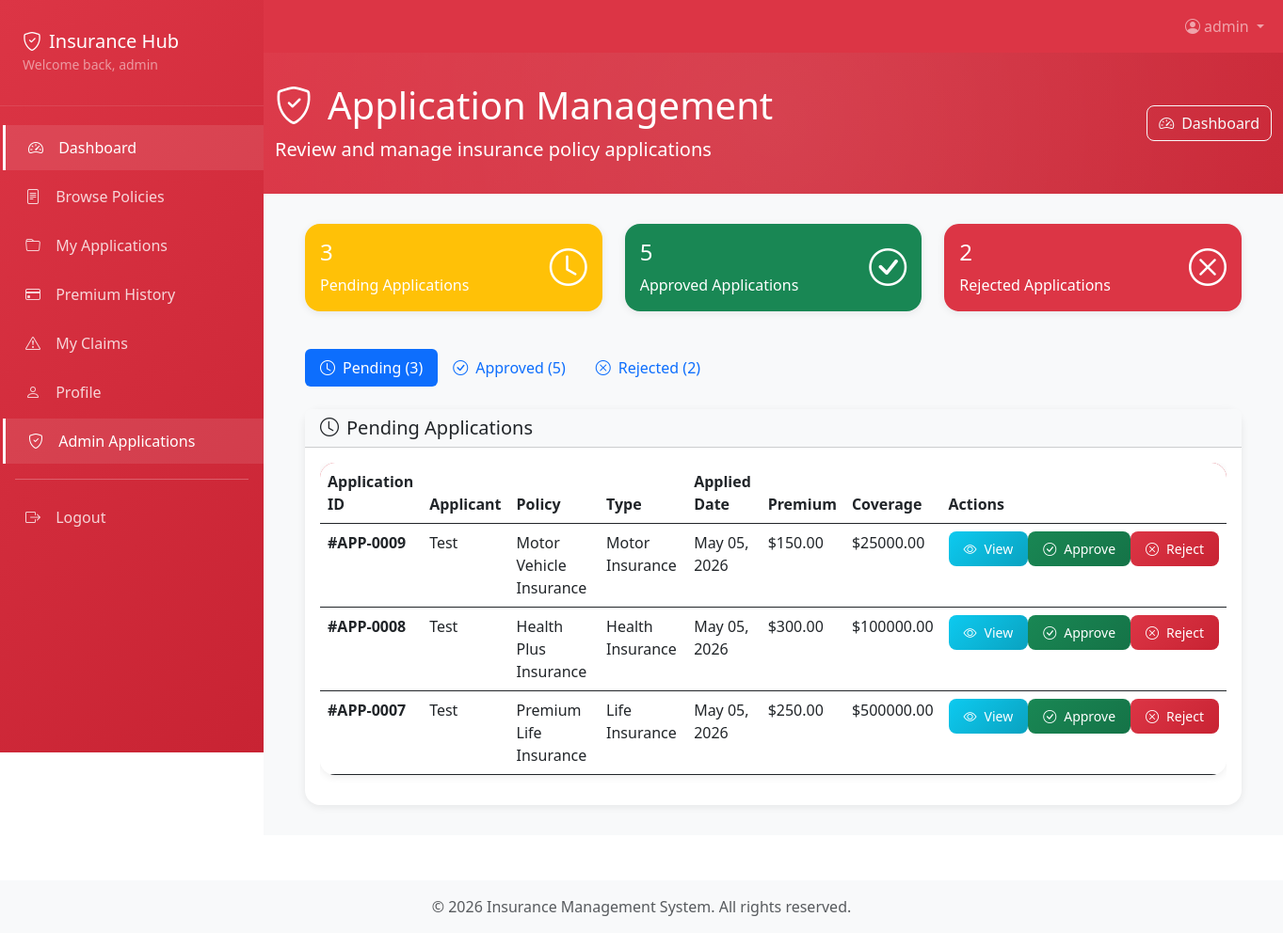
/accounts/admin/applications/ (signed in), run on the app's committed database.
### policies/models.py (models this page shows, shortened)
class Application(models.Model):
    STATUS_CHOICES = [
        ('Pending', 'Pending'),
        ('Approved', 'Approved'),
        ('Rejected', 'Rejected'),
    ]
    client = models.ForeignKey(User, on_delete=models.CASCADE, related_name='applications')
    policy = models.ForeignKey(Policy, on_delete=models.CASCADE, related_name='applications')
    status = models.CharField(max_length=10, choices=STATUS_CHOICES, default='Pending')
    applied_date = models.DateTimeField(auto_now_add=True)
    updated_at = models.DateTimeField(auto_now=True)
    approved_date = models.DateTimeField(blank=True, null=True)
    rejected_date = models.DateTimeField(blank=True, null=True)
    notes = models.TextField(blank=True, null=True)
    class Meta:
        verbose_name = "Policy Application"
        verbose_name_plural = "Policy Applications"
        ordering = ['-applied_date']

class Policy(models.Model):
    POLICY_TYPES = [
        ('Life', 'Life Insurance'),
        ('Motor', 'Motor Insurance'),
        ('Health', 'Health Insurance'),
    ]
    name = models.CharField(max_length=100)
    type = models.CharField(max_length=10, choices=POLICY_TYPES)
    premium_amount = models.DecimalField(max_digits=10, decimal_places=2)
    coverage_amount = models.DecimalField(max_digits=10, decimal_places=2)
    duration_months = models.PositiveIntegerField()
    description = models.TextField(blank=True, null=True)
    created_at = models.DateTimeField(auto_now_add=True)
    updated_at = models.DateTimeField(auto_now=True)
    is_active = models.BooleanField(default=True)
    class Meta:
        verbose_name = "Policy"
        verbose_name_plural = "Policies"
        ordering = ['-created_at']

### accounts/views.py (the view)
# urls.py: path('admin/applications/', views.admin_applications_view, name='admin_applications'),
@login_required
def admin_applications_view(request):
    if not request.user.is_superuser:
        messages.error(request, 'You do not have permission to access this page.')
        return redirect('accounts:dashboard')
    from policies.models import Application
    pending_applications = Application.objects.filter(status='Pending')
    approved_applications = Application.objects.filter(status='Approved')
    rejected_applications = Application.objects.filter(status='Rejected')
    context = {
        'pending_applications': pending_applications,
        'approved_applications': approved_applications,
        'rejected_applications': rejected_applications,
    }
    return render(request, 'accounts/admin_applications.html', context)

### templates/accounts/admin_applications.html (shortened to what this page needs)
{% extends 'base_auth.html' %}
{% block content %}
<div class="page-header">
    <div class="container position-relative">
        <div class="row align-items-center">
            <div class="col-md-8">
                <h1 class="mb-2">
                    <i class="bi bi-shield-check me-3"></i>Application Management
                </h1>
                <p class="lead mb-0 opacity-90">Review and manage insurance policy applications</p>
            </div>
            <div class="col-md-4 text-md-end">
                <div class="d-flex gap-2 justify-content-md-end">
                    <a href="{% url 'accounts:dashboard' %}" class="btn btn-outline-light">
                        <i class="bi bi-speedometer2 me-2"></i>Dashboard
                    </a>
                </div>
            </div>
        </div>
    </div>
</div>
<div class="container">
    <div class="row mb-4">
        <div class="col-md-4 mb-3">
            <div class="card bg-warning text-white">
                <div class="card-body">
                    <div class="d-flex justify-content-between">
                        <div>
                            <h4 class="card-title">{{ pending_applications.count }}</h4>
                            <p class="card-text">Pending Applications</p>
                        </div>
                        <div class="align-self-center">
                            <i class="bi bi-clock fs-1"></i>
                        </div>
                    </div>
                </div>
            </div>
        </div>
        <div class="col-md-4 mb-3">
            <div class="card bg-success text-white">
                <div class="card-body">
                    <div class="d-flex justify-content-between">
                        <div>
                            <h4 class="card-title">{{ approved_applications.count }}</h4>
                            <p class="card-text">Approved Applications</p>
                        </div>
                        <div class="align-self-center">
                            <i class="bi bi-check-circle fs-1"></i>
                        </div>
                    </div>
                </div>
            </div>
        </div>
        <div class="col-md-4 mb-3">
            <div class="card bg-danger text-white">
                <div class="card-body">
                    <div class="d-flex justify-content-between">
                        <div>
                            <h4 class="card-title">{{ rejected_applications.count }}</h4>
                            <p class="card-text">Rejected Applications</p>
                        </div>
                        <div class="align-self-center">
                            <i class="bi bi-x-circle fs-1"></i>
                        </div>
                    </div>
                </div>
            </div>
        </div>
    </div>
    <div class="row mb-4">
        <div class="col-12">
            <ul class="nav nav-pills" role="tablist">
                <li class="nav-item">
                    <a class="nav-link active" data-bs-toggle="pill" href="#pending">
                        <i class="bi bi-clock me-2"></i>Pending ({{ pending_applications.count }})
                    </a>
                </li>
                <li class="nav-item">
                    <a class="nav-link" data-bs-toggle="pill" href="#approved">
                        <i class="bi bi-check-circle me-2"></i>Approved ({{ approved_applications.count }})
                    </a>
                </li>
                <li class="nav-item">
                    <a class="nav-link" data-bs-toggle="pill" href="#rejected">
                        <i class="bi bi-x-circle me-2"></i>Rejected ({{ rejected_applications.count }})
                    </a>
                </li>
            </ul>
        </div>
    </div>
    <div class="tab-content">
        <div class="tab-pane fade show active" id="pending">
            <div class="card">
                <div class="card-header bg-light">
                    <h5 class="mb-0">
                        <i class="bi bi-clock me-2"></i>Pending Applications
                    </h5>
                </div>
                <div class="card-body">
                    {% if pending_applications %}
                    <div class="table-responsive">
                        <table class="table admin-table">
                            <thead>
                                <tr>
                                    <th>Application ID</th>
                                    <th>Applicant</th>
                                    <th>Policy</th>
                                    <th>Type</th>
                                    <th>Applied Date</th>
                                    <th>Premium</th>
                                    <th>Coverage</th>
                                    <th>Actions</th>
                                </tr>
                            </thead>
                            <tbody>
                                {% for app in pending_applications %}
                                <tr>
                                    <td><strong>#APP-{{ app.id|stringformat:"04d" }}</strong></td>
                                    <td>{{ app.client.first_name|default:app.client.username }} {{ app.profile.surname|default:"" }}</td>
                                    <td>{{ app.policy.name }}</td>
                                    <td>{{ app.policy.get_type_display }}</td>
                                    <td>{{ app.applied_date|date:"M d, Y" }}</td>
                                    <td>${{ app.policy.premium_amount|floatformat:2 }}</td>
                                    <td>${{ app.policy.coverage_amount|floatformat:2 }}</td>
                                    <td>
                                        <div class="btn-group" role="group">
                                            <a href="{% url 'policies:application_detail' app.pk %}" class="action-btn view">
                                                <i class="bi bi-eye"></i> View
                                            </a>
                                            <form method="post" action="{% url 'accounts:approve_application' app.pk %}" style="display: inline;">
                                                <button type="submit" class="action-btn approve" onclick="return confirm('Are you sure you want to approve this application? Premiums will be automatically generated.')">
                                                    <i class="bi bi-check-circle"></i> Approve
                                                </button>
                                            </form>
                                            <form method="post" action="{% url 'accounts:reject_application' app.pk %}" style="display: inline;">
                                                <button type="submit" class="action-btn reject" onclick="return confirm('Are you sure you want to reject this application?')">
                                                    <i class="bi bi-x-circle"></i> Reject
                                                </button>
                                            </form>
                                        </div>
                                    </td>
                                </tr>
                                {% endfor %}
                            </tbody>
                        </table>
                    </div>
                    {% else %}
                    <div class="text-center py-5">
                        <i class="bi bi-clock fs-1 text-muted mb-3"></i>
                        <h5 class="text-muted">No pending applications</h5>
                        <p class="text-muted">All applications have been processed.</p>
                    </div>
                    {% endif %}
                </div>
            </div>
        </div>
    </div>
</div>
{% endblock %}

### templates/base_auth.html (shortened to what this page needs)
<!DOCTYPE html>
<html lang="en">
<head>
    <link href="https://cdn.jsdelivr.net/npm/bootstrap@5.3.0/dist/css/bootstrap.min.css" rel="stylesheet">
    <link rel="stylesheet" href="https://cdn.jsdelivr.net/npm/bootstrap-icons@1.11.0/font/bootstrap-icons.css">
</head>
<body>
    <nav class="navbar navbar-expand-lg navbar-dark bg-primary">
        <div class="container">
            <div class="collapse navbar-collapse" id="navbarNav">
                {% if not user.is_authenticated %}
                <ul class="navbar-nav me-auto">
                    <li class="nav-item">
                        <a class="nav-link" href="{% url 'home' %}">Home</a>
                    </li>
                    <li class="nav-item">
                        <a class="nav-link" href="#" onclick="alert('About page coming soon!')">About</a>
                    </li>
                </ul>
                <ul class="navbar-nav">
                    <li class="nav-item">
                        <a class="nav-link" href="{% url 'accounts:login' %}">
                            <i class="bi bi-box-arrow-in-right me-1"></i>Login
                        </a>
                    </li>
                    <li class="nav-item">
                        <a class="nav-link" href="{% url 'accounts:register' %}">
                            <i class="bi bi-person-plus me-1"></i>Register
                        </a>
                    </li>
                </ul>
                {% else %}
                <ul class="navbar-nav ms-auto">
                    <li class="nav-item dropdown">
                        <a class="nav-link dropdown-toggle" href="#" role="button" data-bs-toggle="dropdown">
                            <i class="bi bi-person-circle me-1"></i>{{ user.username }}
                        </a>
                    </li>
                </ul>
                {% endif %}
            </div>
        </div>
    </nav>
    {% if user.is_authenticated %}
    <div class="dashboard-container">
        <nav class="sidebar" id="sidebar">
            <div class="sidebar-header">
                <h5 class="mb-0">
                    <i class="bi bi-shield-check me-2"></i><span>Insurance Hub</span>
                </h5>
                <small class="text-white-50">Welcome back, {{ user.first_name|default:user.username }}</small>
            </div>
            <div class="sidebar-nav">
                <a href="{% url 'accounts:dashboard' %}" class="sidebar-nav-item"><i class="bi bi-speedometer2"></i> Dashboard</a>
                <a href="{% url 'policies:browse_plans' %}" class="sidebar-nav-item"><i class="bi bi-file-text"></i> Browse Policies</a>
                <a href="{% url 'policies:my_applications' %}" class="sidebar-nav-item"><i class="bi bi-folder"></i> My Applications</a>
                <a href="{% url 'premium:premium_history' %}" class="sidebar-nav-item"><i class="bi bi-credit-card"></i> Premium History</a>
                <a href="{% url 'claims:claim_list' %}" class="sidebar-nav-item"><i class="bi bi-exclamation-triangle"></i> My Claims</a>
                <a href="{% url 'accounts:profile' %}" class="sidebar-nav-item"><i class="bi bi-person"></i> Profile</a>
                {% if user.is_superuser %}
                <a href="{% url 'accounts:admin_applications' %}" class="sidebar-nav-item"><i class="bi bi-shield-check"></i> Admin Applications</a>
                {% endif %}
                <hr class="border-white-50 mx-3 my-3">
                <a href="{% url 'accounts:logout' %}" class="sidebar-nav-item"><i class="bi bi-box-arrow-right"></i> Logout</a>
            </div>
        </nav>
        {% endif %}
        <main class="{% if user.is_authenticated %}main-content{% else %}container mt-4{% endif %}">
            {% block content %}{% endblock %}
        </main>
        {% if user.is_authenticated %}
    </div>
    {% endif %}
    <footer class="bg-light text-center py-3 mt-5">
        <div class="container">
            <p class="text-muted mb-0">&copy; 2026 Insurance Management System. All rights reserved.</p>
        </div>
    </footer>
</body>
</html>

### data on the page
Application: id "0009", client.first_name "Test", policy.name "Motor Vehicle Insurance", policy.type "Motor Insurance", applied_date "May 05, 2026", policy.premium_amount "150.00", policy.coverage_amount "25000.00"
Application: id "0008", client.first_name "Test", policy.name "Health Plus Insurance", policy.type "Health Insurance", applied_date "May 05, 2026", policy.premium_amount "300.00", policy.coverage_amount "100000.00"
Application: id "0007", client.first_name "Test", policy.name "Premium Life Insurance", policy.type "Life Insurance", applied_date "May 05, 2026", policy.premium_amount "250.00", policy.coverage_amount "500000.00"

### other printed values
{{ user.username }} "admin"
{{ user.first_name|default:user.username }} "admin"
{{ pending_applications.count }} "3"
{{ approved_applications.count }} "5"
{{ rejected_applications.count }} "2"
